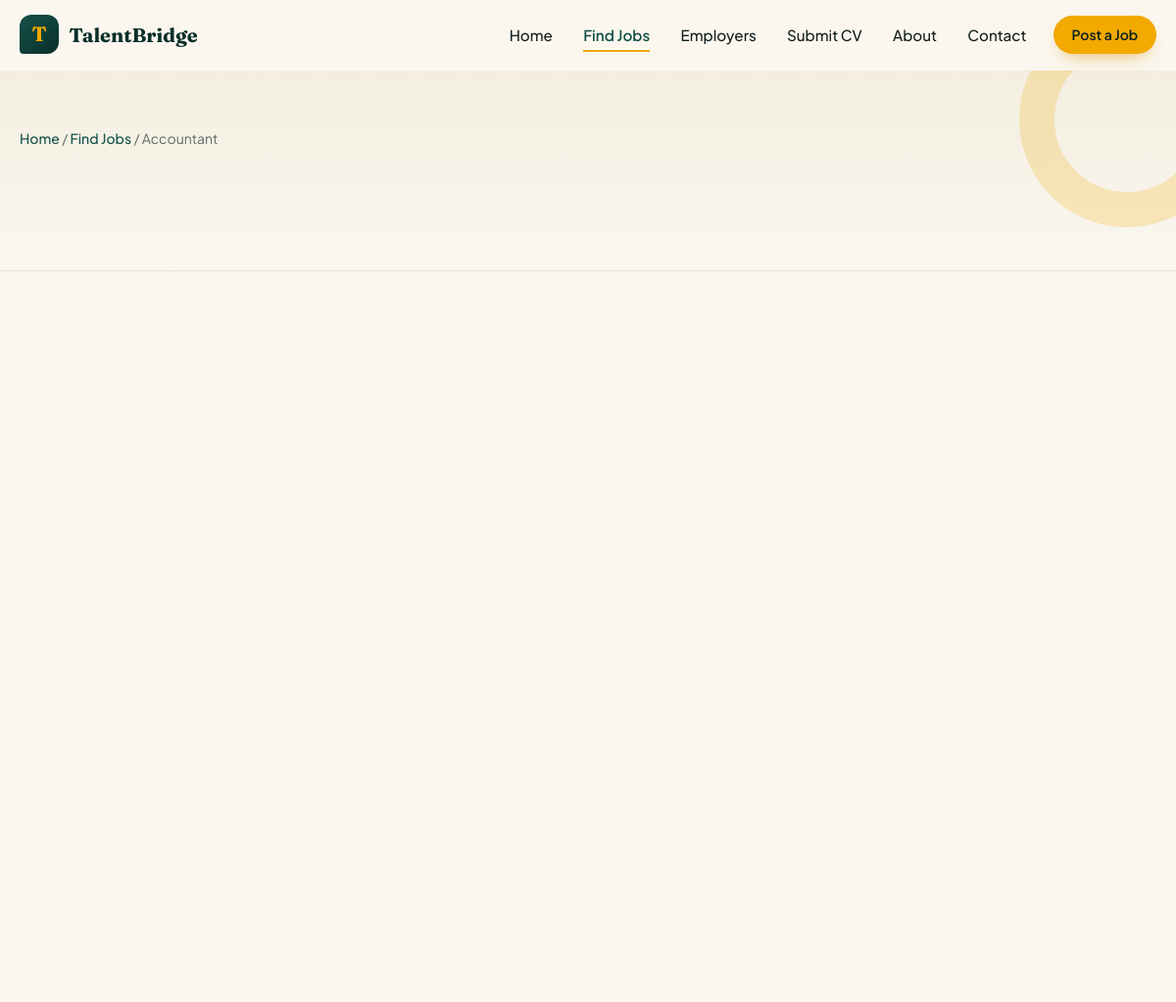
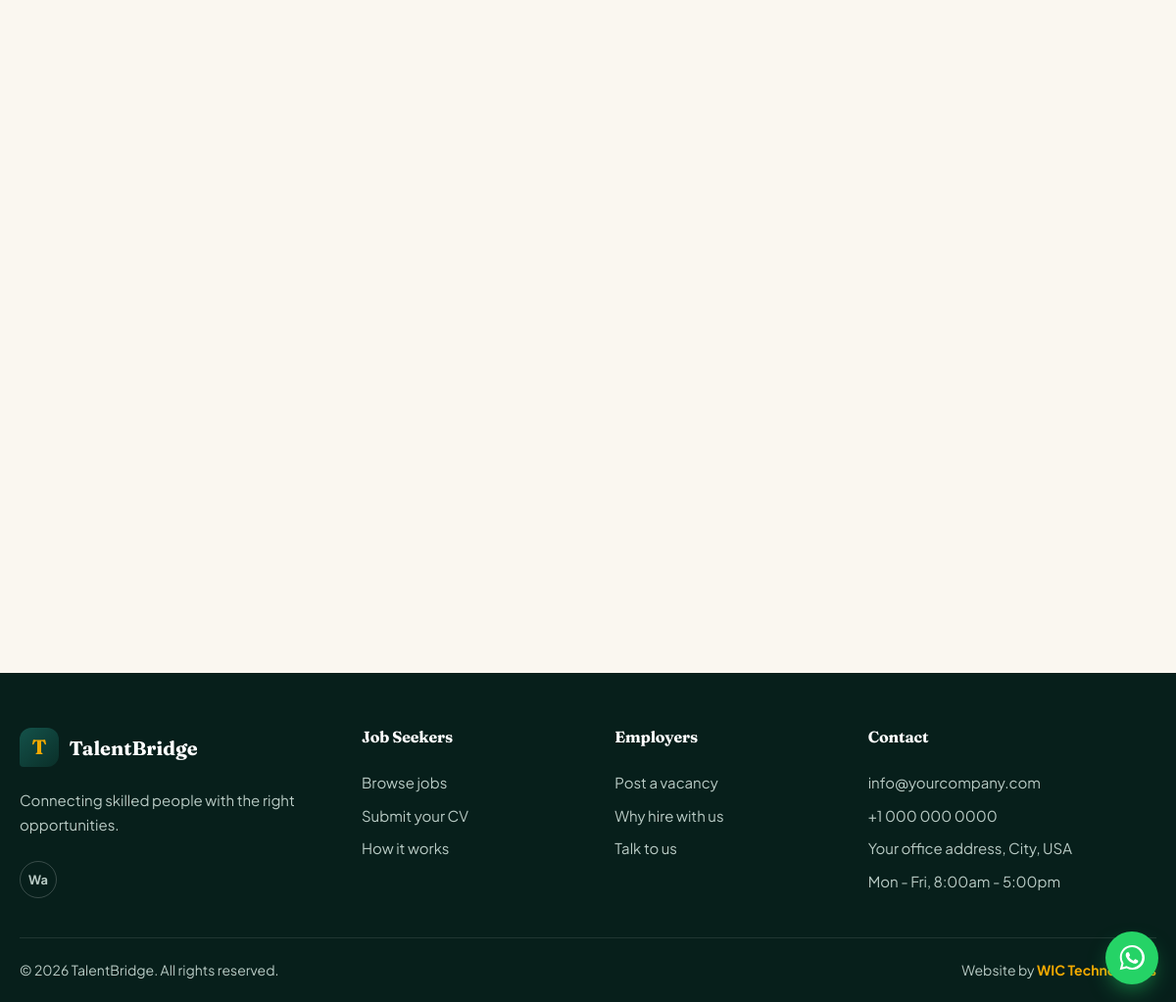
The app's page /jobs/2 with its own data (2 pictures, top to bottom).
### tables this page shows
CREATE TABLE settings (
    key   TEXT PRIMARY KEY,
    value TEXT NOT NULL DEFAULT ''
);

CREATE TABLE jobs (
    id           INTEGER PRIMARY KEY AUTOINCREMENT,
    title        TEXT NOT NULL,
    company      TEXT NOT NULL,
    location     TEXT NOT NULL,
    category     TEXT NOT NULL,
    job_type     TEXT NOT NULL,
    salary       TEXT DEFAULT '',
    description  TEXT NOT NULL,
    requirements TEXT DEFAULT '',
    deadline     TEXT DEFAULT '',
    featured     INTEGER NOT NULL DEFAULT 0,
    status       TEXT NOT NULL DEFAULT 'open',
    created_at   TEXT NOT NULL
);

### app.py (the view)
@app.route("/jobs/<int:job_id>")
def job_detail(job_id):
    db = get_db()
    job = db.execute("SELECT * FROM jobs WHERE id=?", (job_id,)).fetchone()
    if not job:
        abort(404)
    similar = db.execute(
        "SELECT * FROM jobs WHERE status='open' AND id != ? AND (category=? OR location=?) ORDER BY id DESC LIMIT 3",
        (job_id, job["category"], job["location"])).fetchall()
    return render_template("job_detail.html", job=job, similar=similar)

### app.py (called while the page is built)
def get_db():
    if "db" not in g:
        g.db = sqlite3.connect(DB_PATH)
        g.db.row_factory = sqlite3.Row
        g.db.execute("PRAGMA foreign_keys = ON")
    return g.db

def csrf_token():
    if "_csrf" not in session:
        session["_csrf"] = secrets.token_hex(16)
    return session["_csrf"]

@app.before_request
def csrf_protect():
    if request.method == "POST":
        sent = request.form.get("_csrf", "")
        if not sent or not secrets.compare_digest(sent, session.get("_csrf", "")):
            abort(400, "Your session expired. Please go back, refresh the page and try again.")

def get_settings():
    rows = get_db().execute("SELECT key, value FROM settings").fetchall()
    data = dict(DEFAULT_SETTINGS)
    data.update({r["key"]: r["value"] for r in rows})
    return data

@app.context_processor
def inject_globals():
    s = get_settings()
    wa = re.sub(r"\D", "", s.get("whatsapp", ""))
    return {
        "site": s,
        "wa_number": wa,
        "csrf_token": csrf_token,
        "year": datetime.now().year,
        "categories": CATEGORIES,
        "job_types": JOB_TYPES,
        "app_statuses": APP_STATUSES,
    }

@app.template_filter("nicedate")
def nicedate_filter(value):
    try:
        return datetime.strptime(value[:10], "%Y-%m-%d").strftime("%d %b %Y")
    except (TypeError, ValueError):
        return value or ""

@app.template_filter("lines")
def lines_filter(value):
    return [ln.strip(" -•\t") for ln in (value or "").splitlines() if ln.strip(" -•\t")]

@app.template_filter("blocks")
def blocks_filter(value):
    out, bullets, para = [], [], []
    def flush_para():
        if para:
            out.append(("para", " ".join(para)))
            para.clear()
    def flush_bullets():
        if bullets:
            out.append(("list", bullets[:]))
            bullets.clear()
    for raw in (value or "").splitlines():
        line = raw.strip()
        if not line:
            flush_para()
            flush_bullets()
        elif line[0] in "-•*":
            flush_para()
            bullets.append(line.lstrip("-•* ").strip())
        else:
            flush_bullets()
            para.append(line)
    flush_para()
    flush_bullets()
    return out

def is_expired(job):
    if job["status"] != "open":
        return True
    if job["deadline"]:
        try:
            return datetime.strptime(job["deadline"], "%Y-%m-%d").date() < date.today()
        except ValueError:
            return False
    return False

### templates/job_detail.html (shortened to what this page needs)
{% extends "base.html" %}
{% from "_macros.html" import job_card %}
{% block content %}
{% set closed = is_expired(job) %}
<section class="page-head detail-head">
  <div class="wrap">
    <p class="crumbs"><a href="{{ url_for('index') }}">Home</a> / <a href="{{ url_for('jobs') }}">Find Jobs</a> / {{ job.title }}</p>
  </div>
</section>
<section class="section tight">
  <div class="wrap detail-grid">
    <aside class="detail-side">
    </aside>
  </div>
</section>
{% endblock %}

### templates/base.html (shortened to what this page needs)
<!DOCTYPE html>
<html lang="en">
<head>
  <link rel="stylesheet" href="{{ url_for('static', filename='css/style.css') }}">
</head>
<body>
  <header class="nav" id="nav">
    <div class="wrap nav-inner">
      <a href="{{ url_for('index') }}" class="brand" aria-label="{{ site.site_name }} home">
        {% if site.logo %}
          <img src="{{ url_for('static', filename='uploads/' ~ site.logo) }}" alt="{{ site.site_name }} logo" class="brand-img">
        {% else %}
          <span class="brand-mark" aria-hidden="true">{{ site.site_name[:1] }}</span>
        {% endif %}
        <span class="brand-name">{{ site.site_name }}</span>
      </a>
      <nav class="menu" id="menu" aria-label="Main">
        <a href="{{ url_for('index') }}" class="{{ 'active' if request.endpoint == 'index' }}">Home</a>
        <a href="{{ url_for('jobs') }}" class="{{ 'active' if request.endpoint in ('jobs','job_detail') }}">Find Jobs</a>
        <a href="{{ url_for('employers') }}" class="{{ 'active' if request.endpoint == 'employers' }}">Employers</a>
        <a href="{{ url_for('submit_cv') }}" class="{{ 'active' if request.endpoint == 'submit_cv' }}">Submit CV</a>
        <a href="{{ url_for('about') }}" class="{{ 'active' if request.endpoint == 'about' }}">About</a>
        <a href="{{ url_for('contact') }}" class="{{ 'active' if request.endpoint == 'contact' }}">Contact</a>
        <a href="{{ url_for('employers') }}#form" class="btn btn-gold btn-sm menu-cta">Post a Job</a>
      </nav>
    </div>
  </header>
  <main>
    {% block content %}{% endblock %}
  </main>
  <footer class="footer">
    <div class="wrap footer-grid">
      <div class="footer-col about-col">
        <a href="{{ url_for('index') }}" class="brand brand-light">
          {% if site.logo %}
            <img src="{{ url_for('static', filename='uploads/' ~ site.logo) }}" alt="" class="brand-img">
          {% else %}
            <span class="brand-mark" aria-hidden="true">{{ site.site_name[:1] }}</span>
          {% endif %}
          <span class="brand-name">{{ site.site_name }}</span>
        </a>
        <p>{{ site.tagline }}.</p>
        <div class="socials">
          {% if wa_number %}<a href="https://wa.me/{{ wa_number }}" target="_blank" rel="noopener" aria-label="WhatsApp">Wa</a>{% endif %}
        </div>
      </div>
      <div class="footer-col">
        <h4>Job Seekers</h4>
        <a href="{{ url_for('jobs') }}">Browse jobs</a>
        <a href="{{ url_for('submit_cv') }}">Submit your CV</a>
        <a href="{{ url_for('about') }}">How it works</a>
      </div>
      <div class="footer-col">
        <h4>Employers</h4>
        <a href="{{ url_for('employers') }}">Post a vacancy</a>
        <a href="{{ url_for('employers') }}#why">Why hire with us</a>
        <a href="{{ url_for('contact') }}">Talk to us</a>
      </div>
      <div class="footer-col">
        <h4>Contact</h4>
        <a href="mailto:{{ site.email }}">{{ site.email }}</a>
        <a href="tel:{{ site.phone|replace(' ', '') }}">{{ site.phone }}</a>
        <span>{{ site.address }}</span>
        <span>{{ site.hours }}</span>
      </div>
    </div>
    <div class="wrap footer-bottom">
      <span>&copy; {{ year }} {{ site.site_name }}. All rights reserved.</span>
      <span>Website by <strong>WIC Technologies</strong></span>
    </div>
  </footer>
  {% if wa_number %}
  <a class="wa-float" href="https://wa.me/{{ wa_number }}?text=Hello%2C%20I%20need%20help%20with%20a%20job%20on%20{{ site.site_name|urlencode }}"
     target="_blank" rel="noopener" aria-label="Chat on WhatsApp">
  </a>
  {% endif %}
</body>
</html>

### records on screen
settings: value "T", site_name "TalentBridge"
jobs: title "Accountant"
settings: tagline "Connecting skilled people with the right opportunities"
settings: email "info@yourcompany.com"
settings: phone "+1 000 000 0000"
settings: address "Your office address, City, USA"
settings: hours "Mon - Fri, 8:00am - 5:00pm"
